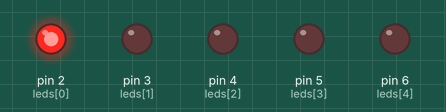
Simulated run of this sketch. Board: Arduino Uno, built with avr-gcc and run on an emulated ATmega328P. Shown: output pins drawn as LEDs (lit = HIGH).

Above: at 0.1 s.
At 0.9 s:
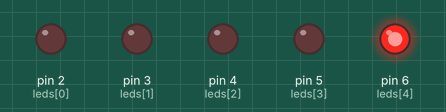
At 1.1 s:
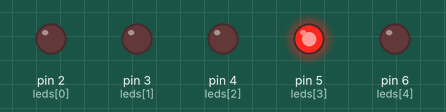
At 2.1 s:
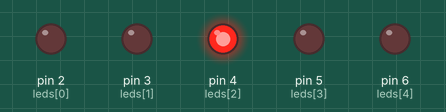
At 3.5 s:
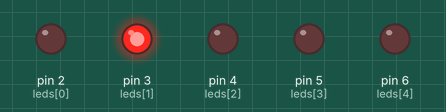
Timing chart, 0 to 3.8 s (numbered marks = the images above):
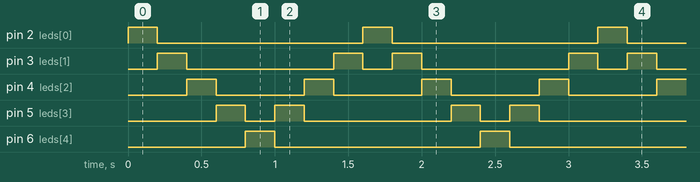

The sketch:

Program_01_Blink_5_LEDs_Back_and_Forth.ino
```cpp
int leds[] = {2, 3, 4, 5, 6};
int numLeds = 5;
int delayTime = 200;

void setup() {
  for (int i = 0; i < numLeds; i++) {
    pinMode(leds[i], OUTPUT);
  }
}

void loop() {
  for (int i = 0; i < numLeds; i++) {
    digitalWrite(leds[i], HIGH);
    delay(delayTime);
    digitalWrite(leds[i], LOW);
  }

  for (int i = numLeds - 2; i > 0; i--) {
    digitalWrite(leds[i], HIGH);
    delay(delayTime);
    digitalWrite(leds[i], LOW);
  }
}
```

Measured:
- by itself, pin 2 (leds[0]), pin 6 (leds[4]): alternates HIGH for 0.20 s and LOW for 1.4 s
- by itself, pin 3 (leds[1]): repeats every 1.6 s: LOW 1.0 s, HIGH 0.20 s, LOW 0.20 s, HIGH 0.20 s
- by itself, pin 4 (leds[2]): alternates HIGH for 0.20 s and LOW for 0.60 s
- by itself, pin 5 (leds[3]): repeats every 1.6 s: LOW 0.20 s, HIGH 0.20 s, LOW 1.0 s, HIGH 0.20 s
